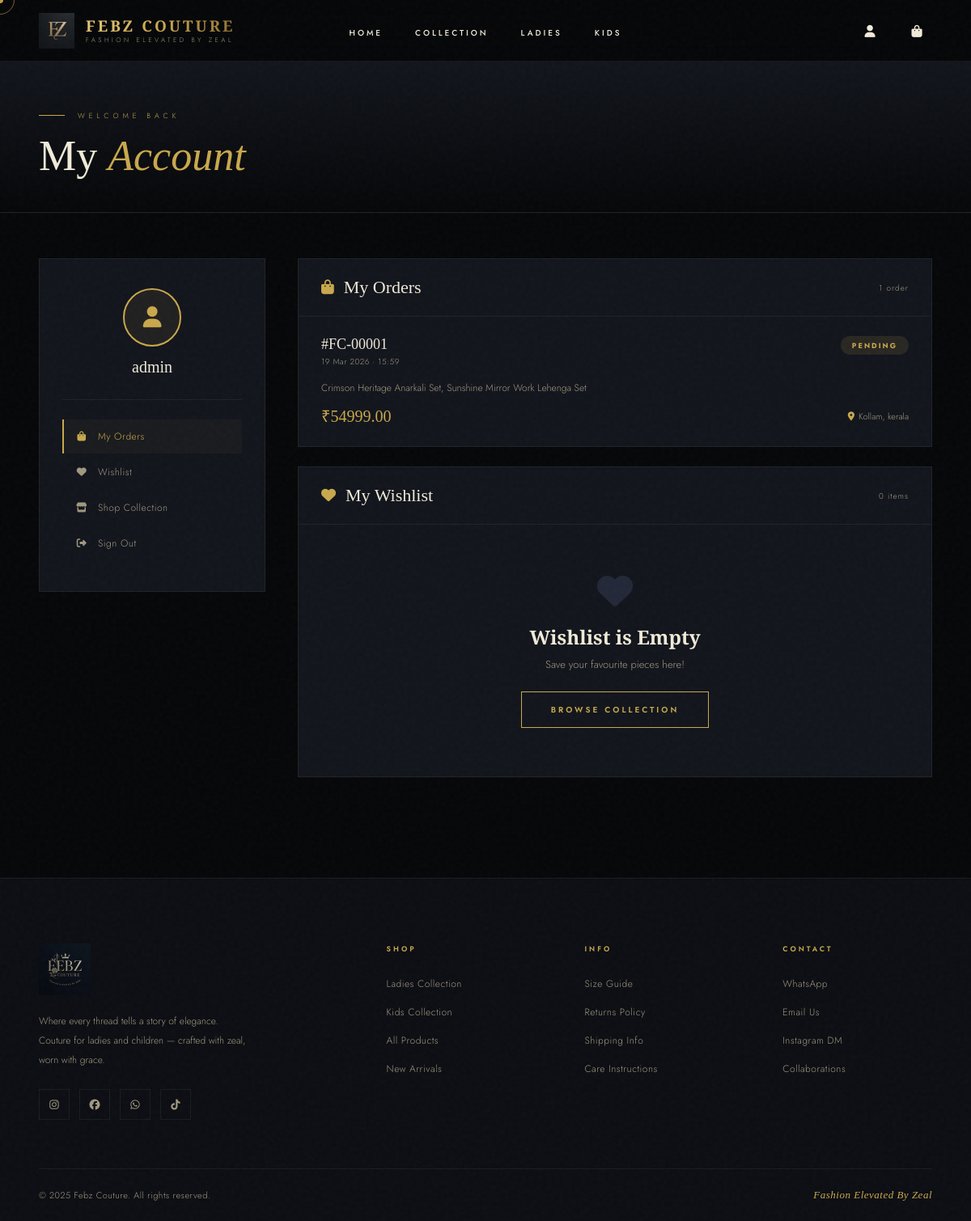
Screenshot of /profile/ (signed in) with the database file from the repository.
### store/models.py (models this page shows, shortened)
class Order(models.Model):
    STATUS_CHOICES = [
        ('pending', 'Pending'), ('confirmed', 'Confirmed'),
        ('processing', 'Processing'), ('shipped', 'Shipped'),
        ('delivered', 'Delivered'), ('cancelled', 'Cancelled'),
    ]
    user = models.ForeignKey(User, on_delete=models.SET_NULL, null=True, blank=True)
    session_key = models.CharField(max_length=40, blank=True)
    full_name = models.CharField(max_length=200)
    email = models.EmailField()
    phone = models.CharField(max_length=20)
    address = models.TextField()
    city = models.CharField(max_length=100)
    state = models.CharField(max_length=100)
    pincode = models.CharField(max_length=10)
    total_amount = models.DecimalField(max_digits=10, decimal_places=2)
    status = models.CharField(max_length=20, choices=STATUS_CHOICES, default='pending')
    created_at = models.DateTimeField(auto_now_add=True)
    updated_at = models.DateTimeField(auto_now=True)
    class Meta:
        ordering = ['-created_at']

class OrderItem(models.Model):
    order = models.ForeignKey(Order, on_delete=models.CASCADE, related_name='items')
    product = models.ForeignKey(Product, on_delete=models.SET_NULL, null=True)
    product_name = models.CharField(max_length=200)
    size = models.CharField(max_length=20, blank=True)
    quantity = models.PositiveIntegerField(default=1)
    price = models.DecimalField(max_digits=10, decimal_places=2)

### store/views.py (the view)
# urls.py: path('profile/', views.profile, name='profile'),
@login_required
def profile(request):
    orders = Order.objects.filter(user=request.user).prefetch_related('items')
    wishlist = Wishlist.objects.filter(user=request.user).select_related('product')
    return render(request, 'store/profile.html', {'orders': orders, 'wishlist': wishlist})

### store/context_processors.py (called while the page is built)
def cart_count(request):
    cart = request.session.get('cart', {})
    count = sum(item['quantity'] for item in cart.values())
    return {'cart_count': count}

### store/templates/store/profile.html (shortened to what this page needs)
{% extends 'store/base.html' %}
{% load static %}
{% block content %}
<div class="page-banner">
  <div class="container">
    <div class="section-eyebrow">Welcome Back</div>
    <h1>My <em>Account</em></h1>
  </div>
</div>
<div class="container">
  <div class="profile-layout">
    <aside class="profile-sidebar">
      <div class="profile-avatar-wrap">
        <div class="profile-avatar"><i class="fas fa-user"></i></div>
        <div class="profile-username">{{ user.username }}</div>
      </div>
      <ul class="profile-nav">
        <li><a href="#orders" class="active"><i class="fas fa-shopping-bag"></i> My Orders</a></li>
        <li><a href="#wishlist"><i class="fas fa-heart"></i> Wishlist</a></li>
        <li><a href="{% url 'shop' %}"><i class="fas fa-store"></i> Shop Collection</a></li>
        <li>
          <a href="{% url 'logout' %}" style="color:var(--cream-dim);">
            <i class="fas fa-sign-out-alt"></i> Sign Out
          </a>
        </li>
      </ul>
    </aside>
    <div>
      <div class="content-card" id="orders">
        <div class="card-head">
          <h2><i class="fas fa-shopping-bag"></i> My Orders</h2>
          <span class="card-count">{{ orders.count }} order{{ orders.count|pluralize }}</span>
        </div>
        {% for order in orders %}
        <div class="order-card">
          <div class="order-top">
            <div>
              <div class="order-num">#FC-{{ order.id|stringformat:"05d" }}</div>
              <div class="order-date">{{ order.created_at|date:"d M Y · H:i" }}</div>
            </div>
            <span class="status-pill status-{{ order.status }}">{{ order.get_status_display }}</span>
          </div>
          <div class="order-items">
            {% for item in order.items.all %}{{ item.product_name }}{% if not forloop.last %}, {% endif %}{% endfor %}
          </div>
          <div class="order-footer">
            <span class="order-total">₹{{ order.total_amount }}</span>
            <span class="order-addr"><i class="fas fa-map-marker-alt" style="margin-right:5px;color:var(--gold);"></i>{{ order.city }}, {{ order.state }}</span>
          </div>
        </div>
        {% endfor %}
      </div>
      <div class="content-card" id="wishlist">
        <div class="card-head">
          <h2><i class="fas fa-heart"></i> My Wishlist</h2>
          <span class="card-count">{{ wishlist.count }} item{{ wishlist.count|pluralize }}</span>
        </div>
        {% if wishlist %}
        <div class="wishlist-grid">
          {% for item in wishlist %}
          <div class="product-card">
            <div class="pc-image" style="aspect-ratio:3/4;">
              {% if item.product.image %}
              <img src="{{ item.product.image.url }}" alt="{{ item.product.name }}" loading="lazy">
              {% else %}
              <div class="pc-no-img"><i class="fas fa-tshirt"></i></div>
              {% endif %}
              <div class="pc-actions">
                <a href="{% url 'product_detail' item.product.slug %}" class="btn-gold" style="flex:1;justify-content:center;padding:10px;font-size:9px;">View</a>
              </div>
            </div>
            <div class="pc-body">
              <div class="pc-name" style="font-size:14px;">
                <a href="{% url 'product_detail' item.product.slug %}" style="color:inherit;text-decoration:none;">{{ item.product.name }}</a>
              </div>
              <div class="pc-price">
                <span class="pc-price-current">₹{{ item.product.price }}</span>
              </div>
              <a href="{% url 'toggle_wishlist' item.product.id %}"
                 style="display:block;margin-top:10px;font-size:10px;letter-spacing:1px;color:#c94c4c;text-decoration:none;transition:opacity 0.2s;"
                 onmouseover="this.style.opacity='0.7'" onmouseout="this.style.opacity='1'">
                <i class="fas fa-times" style="margin-right:6px;"></i>Remove
              </a>
            </div>
          </div>
          {% endfor %}
        </div>
        {% else %}
        <div class="empty-state">
          <i class="fas fa-heart"></i>
          <h3>Wishlist is Empty</h3>
          <p>Save your favourite pieces here!</p>
          <a href="{% url 'shop' %}" class="btn-ghost"><span>Browse Collection</span></a>
        </div>
        {% endif %}
      </div>
    </div>
  </div>
</div>
{% endblock %}

### store/templates/store/base.html (style rules this page uses)
:root { --gold: #c9a84c; --gold-light: #e8c97a; --gold-dim: #8a6c2e; --gold-glow: rgba(201,168,76,0.25); --obsidian: #060709; --dark-1: #0c0e13; --dark-2: #12151c; --dark-3: #1a1e28; --dark-4: #232838; --border: rgba(201,168,76,0.18); --border-dim: rgba(255,255,255,0.06); --cream: #f0ead8; --cream-dim: #a09880; --white: #ffffff; --transition: cubic-bezier(0.65,0,0.35,1); }
*, *::before, *::after { margin:0; padding:0; box-sizing:border-box; }
html { scroll-behavior: smooth; }
body { background: var(--obsidian); color: var(--cream); font-family: 'Jost', sans-serif; font-weight: 300; overflow-x: hidden; cursor: none; }
body::before { content: ''; position: fixed; inset: 0; opacity: 0.028; pointer-events: none; z-index: 9998; }
.btn-ghost { display: inline-flex; align-items: center; gap: 10px; padding: 14px 36px; background: transparent; color: var(--gold); border: 1px solid var(--gold); font-family: 'Jost', sans-serif; font-size: 10px; font-weight: 600; letter-spacing: 3px; text-transform: uppercase; cursor: none; text-decoration: none; transition: all 0.4s var(--transition); position: relative; overflow: hidden; }
.btn-ghost::before { content: ''; position: absolute; inset: 0; background: var(--gold); transform: scaleX(0); transform-origin: left; transition: transform 0.4s var(--transition); }
.btn-ghost span { position: relative; z-index: 1; }
.section-eyebrow { display: flex; align-items: center; gap: 16px; font-size: 9px; letter-spacing: 5px; text-transform: uppercase; color: var(--gold); margin-bottom: 14px; }
.section-eyebrow::before { content: ''; width: 32px; height: 1px; background: var(--gold); }
.container { max-width: 1240px; margin: 0 auto; padding: 0 48px; }

### rows the page displays
Order: id "00001", created_at "19 Mar 2026 · 15:59", status "PENDING", total_amount "54999.00", city "Kollam", state "kerala"
OrderItem: product_name "Crimson Heritage Anarkali Set"
OrderItem: product_name "Sunshine Mirror Work Lehenga Set"

### other values shown
{{ user.username }} "admin"
{{ orders.count }} "1"
{{ wishlist.count }} "0"
